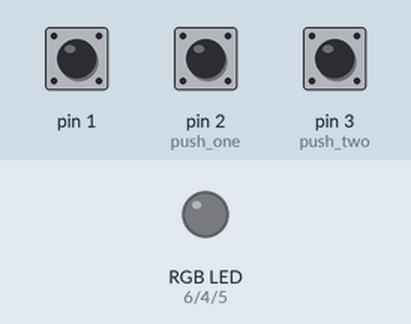
This sketch was run on a simulated Arduino Uno, built with avr-gcc and run on an emulated ATmega328P. Shown: an RGB LED mixed from three pins (HIGH = lit). Dashed ring = blinking. Inputs (shaded band) come from the test bench; at power-on: pin 1 LOW, pin 2 (push_one) LOW, pin 3 (push_two) LOW.

Above: at 1.2 s.
1.3 s: pin 1 driven HIGH
At 1.7 s:
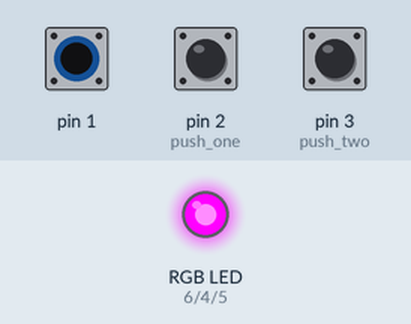
2.8 s: pin 2 (push_one) pulled HIGH for 0.15 s
At 2.87 s:
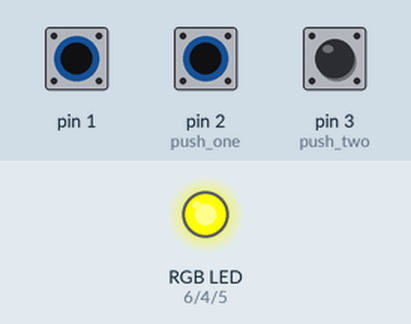
4.4 s: pin 3 (push_two) pulled HIGH for 0.15 s
At 4.47 s:
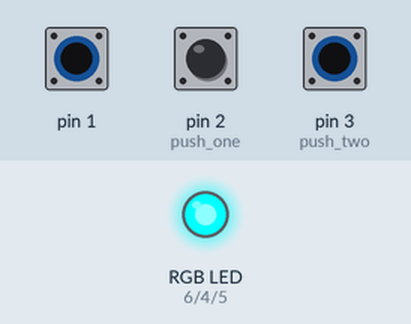
6.0 s: pin 3 (push_two) pulled HIGH for 3.2 s
At 10.1 s:
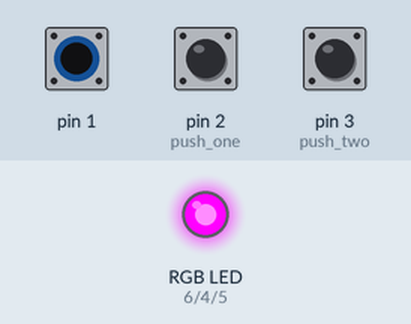
10.7 s: pin 2 (push_one) pulled HIGH for 3.2 s
At 11.2 s:
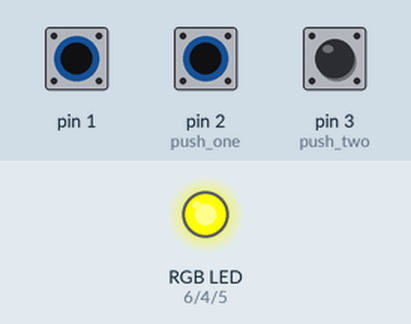
15.4 s: pin 1 pulsed LOW 5 times (0.12 s each, 0.3 s apart)
At 17.6 s:
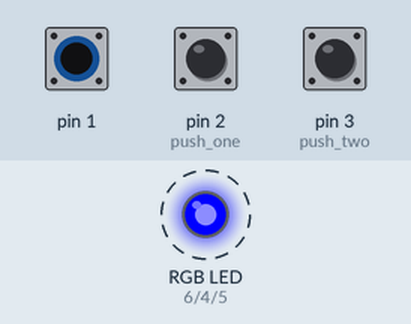
Timing chart, 0 to 19.7 s (numbered marks = the images above; inputs shaded):
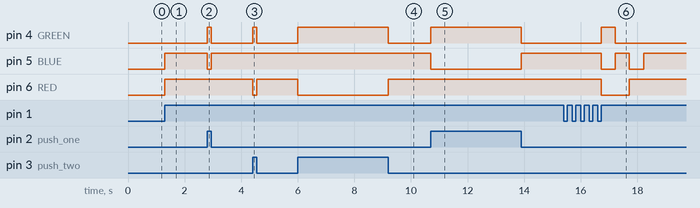

The sketch:

LED_RGB.ino
```cpp
/*
 Fundacion Kinal
 Centro Educativo Tecnico Laboral KINAL
 Electronica
 Grado:5to A
 Nombre:Roberto Monterroso
 Carne :2019507
 */
#define push_one 2
#define push_two 3
int GREEN=4;
int BLUE=5;
int RED=6;

void setup() {
pinMode(push_one,INPUT);//PIN 2 COMO ENTRADA
pinMode(push_two,INPUT);//PIN 3 COMO ENTRADA
pinMode (RED, OUTPUT);//PIN 4 COMO SALIDA
pinMode (GREEN, OUTPUT);//PIN 5 COMO SALIDA
pinMode (BLUE, OUTPUT);//PIN 6 COMO SALIDA
Serial.println("roberto monterroso - 2019507");
Serial.println("practica no.3");
}


void loop() {
 if(digitalRead(push_one)==HIGH){
digitalWrite(GREEN, HIGH);
digitalWrite(BLUE, LOW);
digitalWrite(RED, HIGH);
}
else if(digitalRead(push_two)==HIGH){
digitalWrite(GREEN, HIGH);
digitalWrite(BLUE, HIGH);
digitalWrite(RED, LOW);
}

else if(digitalRead(push_one && push_two)==HIGH){
digitalWrite(GREEN, LOW);
digitalWrite(BLUE, HIGH);
digitalWrite(RED, HIGH);
}
else if(digitalRead(push_one && push_two)==HIGH){
digitalWrite(GREEN, HIGH);
digitalWrite(BLUE, LOW);
digitalWrite(RED, LOW);
delay(500);
digitalWrite(GREEN, LOW);
digitalWrite(BLUE, HIGH);
digitalWrite(RED, LOW);
delay(500);
digitalWrite(GREEN, LOW);
digitalWrite(BLUE, LOW);
digitalWrite(RED, HIGH);
delay(500);
}
}
```

Measured:
- after the input at 1.3 s, pin 5 (BLUE), pin 6 (RED): LOW → HIGH at once
- after the input at 2.8 s, pin 4 (GREEN): LOW → HIGH at once, → LOW 0.15 s later; pin 5 (BLUE): HIGH → LOW at once, → HIGH 0.15 s later
- after the input at 4.4 s, pin 4 (GREEN): LOW → HIGH at once, → LOW 0.15 s later; pin 6 (RED): HIGH → LOW at once, → HIGH 0.15 s later
- after the input at 6.0 s, pin 4 (GREEN): LOW → HIGH at once, → LOW 3.2 s later; pin 6 (RED): HIGH → LOW at once, → HIGH 3.2 s later
- after the input at 10.7 s, pin 4 (GREEN): LOW → HIGH at once, → LOW 3.2 s later; pin 5 (BLUE): HIGH → LOW at once, → HIGH 3.2 s later
- after the input at 15.4 s, pin 4 (GREEN): LOW → HIGH after 1.3 s, → LOW 0.50 s later; pin 5 (BLUE): alternates HIGH for 0.50 s and LOW for 0.50 s, 4 changes in all, then stays HIGH, starting after 1.3 s; pin 6 (RED): HIGH → LOW after 1.3 s, → HIGH 1.0 s later
